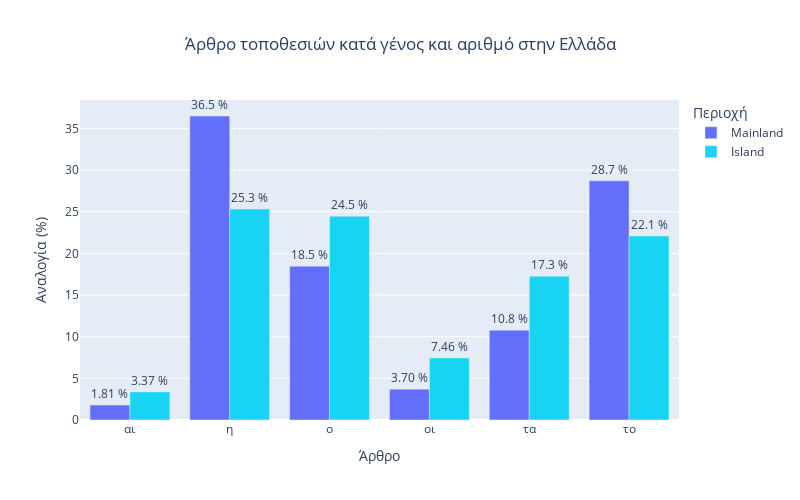

The notebook cell this image was saved under:
### Code cell
# Recreate using Plotly Express
fig = px.bar(
    pd.DataFrame(gender_island).reset_index(),
    x = 'article',
    y = 'location',
    color = 'island',
    color_discrete_sequence = [px.colors.qualitative.Plotly[0], px.colors.qualitative.Plotly[5]],

    barmode='group',

    labels = {
        'article' : 'Άρθρο',
        'location' : 'Αναλογία (%)',
        'island' : 'Περιοχή',
        'Mainland' : 'Ηπειρωτική Ελλάδα',
        'Island' : 'Νησιωτική Ελλάδα'
    },
    text='location',

    title = 'Άρθρο τοποθεσιών κατά γένος και αριθμό στην Ελλάδα',

    width = 800,
    height = 500
)

# Center title
fig.update_layout(title_x = 0.5)

# Update annotations
fig.update_traces(texttemplate='%{text:.3s} %', textposition='outside')

fig.show()

### Figure 1 — Plotly figure (JSON) as saved in the notebook; plotly's stock layout.template omitted (floating-point values rounded to 4 significant figures)
{"data": [{"alignmentgroup": "True", "hovertemplate": "Περιοχή=Mainland<br>Άρθρο=%{x}<br>Αναλογία (%)=%{text}<extra></extra>", "legendgroup": "Mainland", "marker": {"color": "#636EFA", "pattern": {"shape": ""}}, "name": "Mainland", "offsetgroup": "Mainland", "orientation": "v", "showlegend": true, "text": [1.811, 36.5, 18.47, 3.702, 10.78, 28.71], "textposition": "outside", "texttemplate": "%{text:.3s} %", "type": "bar", "x": ["αι", "η", "ο", "οι", "τα", "το"], "xaxis": "x", "y": [1.811, 36.5, 18.47, 3.702, 10.78, 28.71], "yaxis": "y"}, {"alignmentgroup": "True", "hovertemplate": "Περιοχή=Island<br>Άρθρο=%{x}<br>Αναλογία (%)=%{text}<extra></extra>", "legendgroup": "Island", "marker": {"color": "#19D3F3", "pattern": {"shape": ""}}, "name": "Island", "offsetgroup": "Island", "orientation": "v", "showlegend": true, "text": [3.374, 25.34, 24.46, 7.456, 17.27, 22.1], "textposition": "outside", "texttemplate": "%{text:.3s} %", "type": "bar", "x": ["αι", "η", "ο", "οι", "τα", "το"], "xaxis": "x", "y": [3.374, 25.34, 24.46, 7.456, 17.27, 22.1], "yaxis": "y"}], "layout": {"barmode": "group", "height": 500, "legend": {"title": {"text": "Περιοχή"}, "tracegroupgap": 0}, "title": {"text": "Άρθρο τοποθεσιών κατά γένος και αριθμό στην Ελλάδα", "x": 0.5}, "width": 800, "xaxis": {"anchor": "y", "domain": [0, 1], "title": {"text": "Άρθρο"}}, "yaxis": {"anchor": "x", "domain": [0, 1], "title": {"text": "Αναλογία (%)"}}}}
